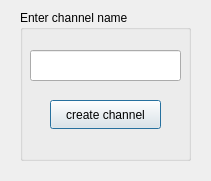
<?xml version="1.0" encoding="UTF-8"?>
<ui version="4.0">
 <class>createchannelname</class>
 <widget class="QDialog" name="createchannelname">
  <property name="geometry">
   <rect>
    <x>0</x>
    <y>0</y>
    <width>211</width>
    <height>181</height>
   </rect>
  </property>
  <property name="windowTitle">
   <string>Create Channel</string>
  </property>
  <widget class="QGroupBox" name="groupBox">
   <property name="geometry">
    <rect>
     <x>20</x>
     <y>10</y>
     <width>171</width>
     <height>151</height>
    </rect>
   </property>
   <property name="title">
    <string>Enter channel name</string>
   </property>
   <widget class="QLineEdit" name="lineEdit_channelname_on_createchannelname">
    <property name="geometry">
     <rect>
      <x>10</x>
      <y>40</y>
      <width>151</width>
      <height>31</height>
     </rect>
    </property>
   </widget>
   <widget class="QPushButton" name="pushButton_createchannel_on_createchannelname">
    <property name="geometry">
     <rect>
      <x>30</x>
      <y>90</y>
      <width>111</width>
      <height>29</height>
     </rect>
    </property>
    <property name="text">
     <string>create channel</string>
    </property>
   </widget>
  </widget>
 </widget>
 <resources/>
 <connections/>
</ui>
